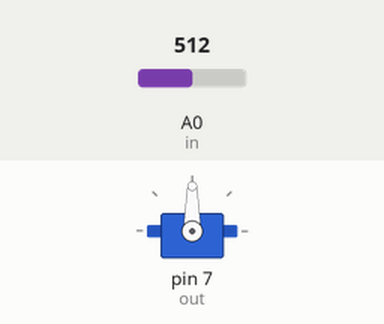
Recording of a sketch running on a simulated Arduino Uno, built with avr-gcc and run on an emulated ATmega328P. Shown: servo. The test bench sets the inputs (shaded band); at power-on: A0 (in) = 512.

Above: at 1.2 s.
1.3 s: A0 (in) set to 716
At 2.5 s:
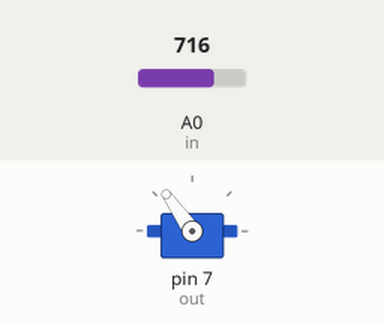
2.8 s: A0 (in) set to 900
At 3.7 s:
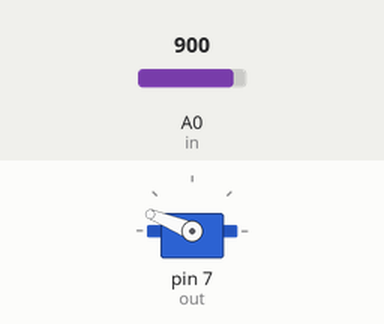
4.3 s: A0 (in) set to 1023
At 4.9 s:
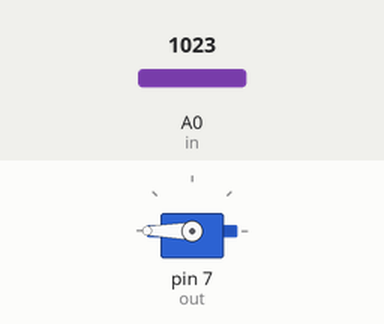
5.8 s: A0 (in) set to 306
At 7.0 s:
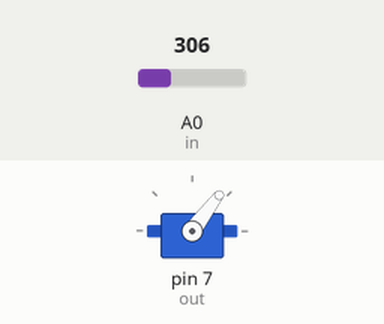
7.3 s: A0 (in) set to 122
At 8.3 s:
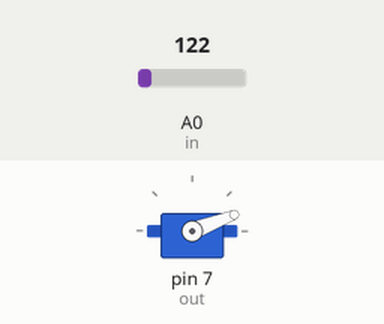
Timing chart, 0 to 9.8 s (numbered marks = the images above; inputs shaded):
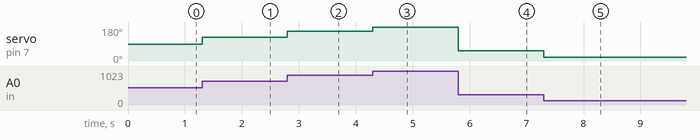

The sketch:

M3A8.ino
```cpp
#include <Servo.h>

Servo servo;

int
  in = A0,
  out = 7;

void setup() {
  pinMode(in,INPUT);
  servo.attach(out);
}

void loop() {
  servo.write(map(analogRead(in),0,1023,0,180));
}
```

Measured:
- after the input at 1.3 s, servo on pin 7 (out): 90° → 125° at once
- after the input at 2.8 s, servo on pin 7 (out): 125° → 158° at once
- after the input at 4.3 s, servo on pin 7 (out): 158° → 180° at once
- after the input at 5.8 s, servo on pin 7 (out): 180° → 53° at once
- after the input at 7.3 s, servo on pin 7 (out): 53° → 21° at once
